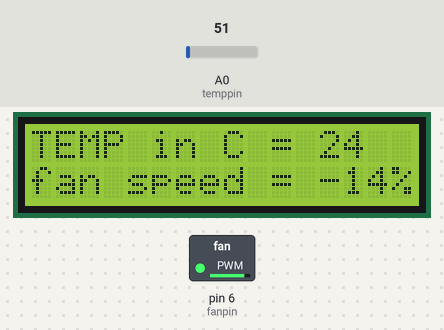
A sketch run on a simulated Arduino Uno, built with avr-gcc and run on an emulated ATmega328P. Shown: 16×2 character LCD, switched loads named in the sketch (green lamp = pin HIGH). The test bench sets the inputs (shaded band); at power-on: A0 (temppin) = 51. What the sketch prints to the serial monitor is not drawn.

Above: at 1.2 s.
1.3 s: A0 (temppin) set to 58
At 2.6 s:
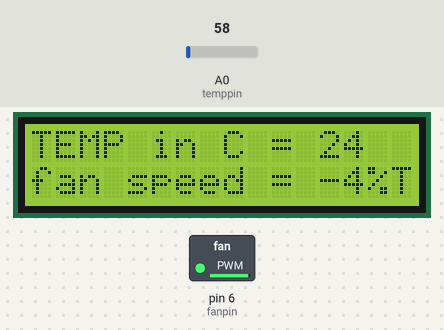
3.3 s: A0 (temppin) set to 62
At 3.57 s:
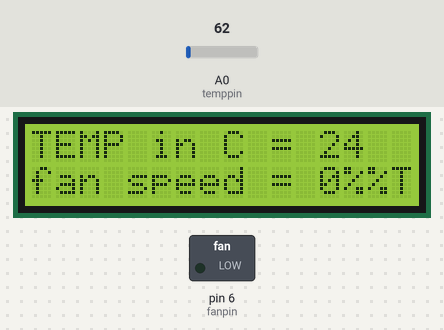
5.2 s: A0 (temppin) set to 86
At 5.4 s:
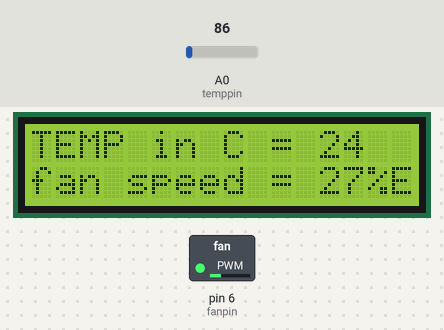
7.0 s: A0 (temppin) set to 71
At 8.5 s:
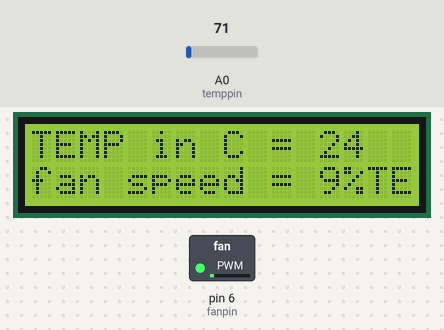
8.8 s: A0 (temppin) set to 30
At 9.6 s:
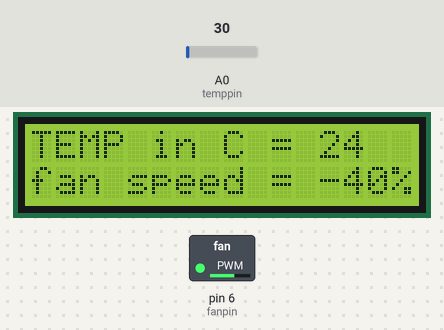
Timing chart, 0 to 11.4 s (numbered marks = the images above; inputs shaded):
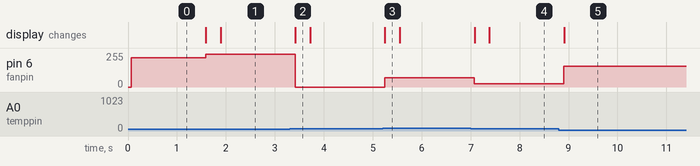

Measured:
- the behaviour switches between 61 and 62 on A0 (temppin) (found by bisection; images 1 and 2)
- after the input at 1.3 s, pin 6 (fanpin): 218/255 → 244/255 after 0.29 s; the display: first changes after 0.29 s (image 1 shows a later state)
- after the input at 3.3 s, pin 6 (fanpin): 244/255 → 0/255 after 0.12 s; the display: changes after 0.12 s (image 2)
- after the input at 5.2 s, pin 6 (fanpin): 0/255 → 70/255 after 0.05 s; the display: changes after 0.05 s (image 3)
- after the input at 7.0 s, pin 6 (fanpin): 70/255 → 25/255 after 0.08 s; the display: first changes after 0.08 s (image 4 shows a later state)
- after the input at 8.8 s, pin 6 (fanpin): 25/255 → 154/255 after 0.10 s; the display: changes after 0.11 s (image 5)

The sketch:

temp2.ino
```cpp
int fanpin = 6;
int fanspeed = 0;
int C = 0;
int temppin = A0;

#include <LiquidCrystal.h>
LiquidCrystal lcd(12, 11, 5, 4, 3, 2);

void setup()
{
  lcd.begin(16, 2);
  pinMode(fanpin,OUTPUT);
  Serial.begin(9600);
}

void loop()
{
  int j=analogRead(temppin);
  //Serial.println(j);
  C = (5.0*j*100.0)/1024;
  Serial.print("Temperature in Celcius: ");
  Serial.println(C);

  fanspeed = map(C, 30, 70, 0, 255);
  Serial.print("fan speed = ");
  Serial.println(fanspeed);
  analogWrite(fanpin, fanspeed);
  int k = map(fanspeed, 0, 255, 0, 100);
  lcd.print("TEMP in C = ");
  lcd.print(C);
  lcd.setCursor(0,1);
  lcd.print("fan speed = ");
  lcd.print(k);
  lcd.print("%");
  delay(300);
}
```
